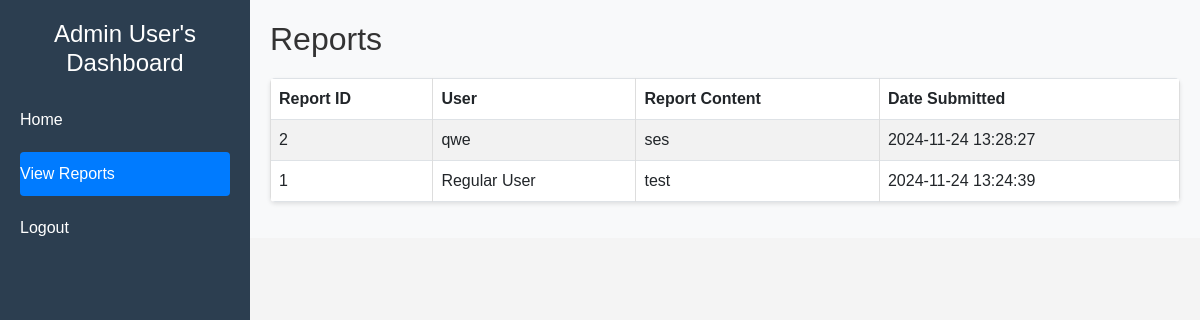
Page /view_reports.php (signed in) on the committed database.
### tables this page shows
CREATE TABLE `reports` (
  `id_report` int NOT NULL,
  `id_user` int NOT NULL,
  `report_content` text NOT NULL,
  `role` varchar(50) NOT NULL,
  `created_at` timestamp NULL DEFAULT CURRENT_TIMESTAMP
);

CREATE TABLE `user` (
  `id_user` int NOT NULL,
  `username` varchar(50) NOT NULL,
  `password` varchar(255) NOT NULL,
  `nama_user` varchar(100) NOT NULL,
  `id_level` int DEFAULT NULL
);

### view_reports.php (the view, shortened to what this page needs)
<?php
require 'db.php';
$reports = $conn->query("SELECT r.id_report, u.nama_user, r.report_content, r.created_at FROM reports r JOIN user u ON r.id_user = u.id_user ORDER BY r.created_at DESC");
?>
<!DOCTYPE html>
<html lang="en">
<head>
    <link href="https://cdn.jsdelivr.net/npm/bootstrap@5.3.0/dist/css/bootstrap.min.css" rel="stylesheet">
    <link rel="stylesheet" href="styles.css">
</head>
<body>
<div class="sidebar">
    <h2><?php echo htmlspecialchars($_SESSION['nama_user']); ?>'s Dashboard</h2>
    <a href="index.php">Home</a>
    <a href="view_reports.php" class="active">View Reports</a>
    <a href="logout.php">Logout</a>
</div>
<div class="content">
    <h1>Reports</h1>
    <?php if ($reports && $reports->num_rows > 0): ?>
        <table class="table table-bordered table-striped">
            <thead>
                <tr>
                    <th>Report ID</th>
                    <th>User</th>
                    <th>Report Content</th>
                    <th>Date Submitted</th>
                </tr>
            </thead>
            <tbody>
                <?php while ($report = $reports->fetch_assoc()): ?>
                    <tr>
                        <td><?= htmlspecialchars($report['id_report']); ?></td>
                        <td><?= htmlspecialchars($report['nama_user']); ?></td>
                        <td><?= htmlspecialchars($report['report_content']); ?></td>
                        <td><?= htmlspecialchars($report['created_at']); ?></td>
                    </tr>
                <?php endwhile; ?>
            </tbody>
        </table>
    <?php else: ?>
        <div class="alert alert-warning">No reports available.</div>
    <?php endif; ?>
</div>
</body>
</html>

### styles.css (style rules this page uses)
body { font-family: Arial, sans-serif; background-color: #f8f9fa; }
.sidebar { height: 100vh; position: fixed; top: 0; left: 0; width: 250px; background-color: #212529; color: #fff; padding: 20px; }
.sidebar a { color: #ddd; text-decoration: none; display: block; margin: 15px 0; padding: 12px; border-radius: 5px; transition: background-color 0.3s; }
.sidebar a:hover, .sidebar a.active { background-color: #495057; color: #fff; }
.content { margin-left: 250px; padding: 40px; }
body { font-family: Arial, sans-serif; margin: 0; overflow-x: hidden; }
body { font-family: Arial, sans-serif; margin: 0; }
.sidebar { width: 200px; background: #343a40; color: #fff; padding: 20px; min-height: 100vh; }
.sidebar h2 { font-size: 18px; text-align: center; margin-bottom: 20px; }
.sidebar a { color: #ccc; text-decoration: none; display: block; margin: 10px 0; padding: 10px; border-radius: 4px; }
.sidebar a:hover, .sidebar a.active { background: #007bff; color: #fff; }
.content { flex-grow: 1; padding: 20px; background: #f8f9fa; }
.table { margin-top: 20px; background: #fff; border-radius: 5px; overflow: hidden; box-shadow: 0 2px 4px rgba(0, 0, 0, 0.1); }
body { display: flex; font-family: Arial, sans-serif; }
body { font-family: Arial, sans-serif; background-color: #f4f4f4; color: #333; }
.sidebar { width: 250px; background-color: #2c3e50; color: white; padding: 20px; position: fixed; height: 100%; }
.sidebar h2 { font-size: 1.5rem; margin-bottom: 20px; }
.sidebar a { display: block; padding: 10px 0; color: white; text-decoration: none; }
.content { margin-left: 250px; padding: 20px; }
.content h1 { font-size: 2rem; margin-bottom: 20px; }
table { width: 100%; margin-top: 20px; border-collapse: collapse; }
table th, table td { padding: 10px; border: 1px solid #ddd; text-align: left; }
table th { background-color: #34495e; color: white; }
table tr:nth-child(even) { background-color: #f2f2f2; }

### rows in the picture
reports: id_report "2", id_user.nama_user "qwe", report_content "ses", created_at "2024-11-24 13:28:27"
reports: id_report "1", id_user.nama_user "Regular User", report_content "test", created_at "2024-11-24 13:24:39"

### other values in the picture
$_SESSION['nama_user'] "Admin User"
